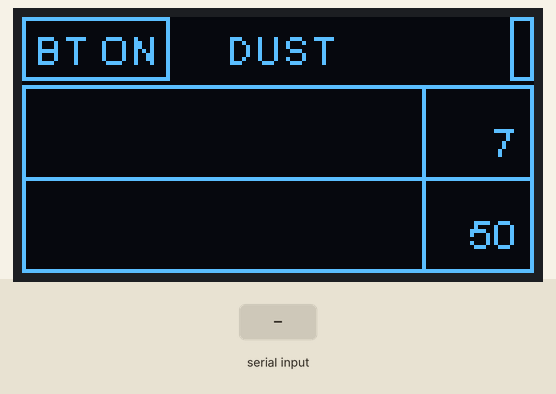
Bench run of a sketch on a simulated ESP8266 (NodeMCU). Shown: 128×64 one-colour display. Inputs (shaded band) come from the test bench. Random numbers use the default seed unless the sketch sets one; what the sketch prints to the serial monitor is not drawn.

Above: at 2.2 s.
2.3 s: "90,45\n" received over the second serial link
At 12.5 s:
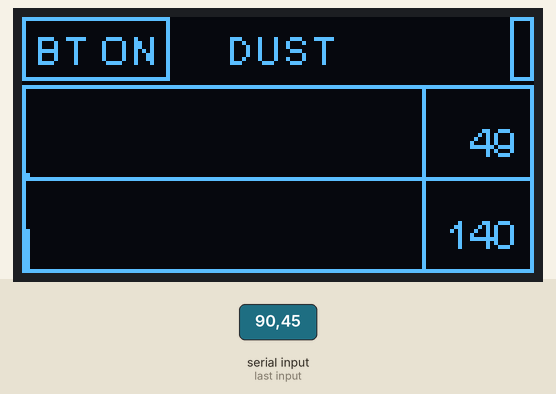
13.2 s: "1\n" received over the second serial link
At 23.2 s:
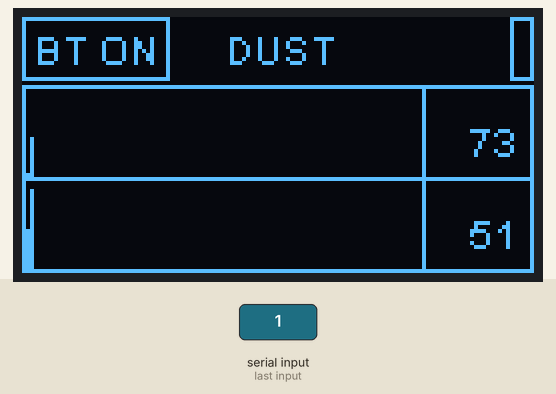
Timing chart, 0 to 24.7 s (numbered marks = the images above; inputs shaded):
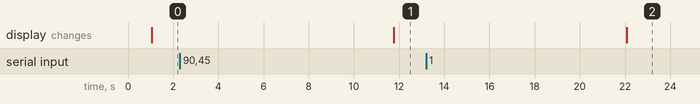

The sketch:

NodeMCU_BT_HC06_SSD1306.ino
```cpp
//
//  FILE : NodeMCU_BT_HC06_SSD1306
//  AUTHOR : nobug (nobug007@gmail.com)
//  CREATED : 27.3.2020
//  HW : NodeMCU & SSD1306 & HC06
//
#include <string.h>
#include <ctype.h>
#include <SoftwareSerial.h>
#include "SSD1306Wire.h" // legacy include: `#include "SSD1306.h"`
#define  graphMax 100


// BT Port Set up
SoftwareSerial bluetooth(D1, D2);   //  TX =  D1, RX =  D2    VCC = UV ( test ) 5V

// Initialize the OLED display using Wire library
SSD1306Wire  display(0x3c, D3, D4);  //D3=SDA  D4=SCL  As per labeling on NodeMCU

int  wifi_status = 0;

int iDust_Arr[graphMax];
int oDust_Arr[graphMax];
int iArr = 0;


int oCal = 50;
//=======================================================================
//                    Power on setup
//=======================================================================


void setup() {
  delay(1000);
  Serial.begin(9600);
  display_init();
    // BT setup
  Serial.println("BT Start");
  bluetooth.begin(9600);
}


//=======================================================================
//                    Main Program Loop
//=======================================================================
void loop() {
    int o_data, i_data;
    o_data = BT_Read()+oCal;
    i_data = (int)random(100);
    drawGraph(i_data,o_data);
    Serial.print("Out Data : ");
    Serial.println(o_data);
    delay(10000);
}

//=======================================================================
//                    Bluetooth Read
//=======================================================================

int BT_Read() {
  char out_data[10];
  int out_i=0;
  char Flag = 'N';

  while (bluetooth.available()) {
      Serial.print(".");
    // 수신 받은 데이터 저장
    out_data[out_i] = (char)bluetooth.read();
    out_data[++out_i] = NULL;
    Flag = 'Y';
    delay(100);
  }

  if ( Flag == 'Y' ) {
       // 수신된 데이터 시리얼 모니터로 출력
        Serial.print("BT Read Out Data :  ");
        Serial.println(out_data);
        Flag = 'N';
  }
  return atoi(out_data);
}

//=======================================================================
//                    Display SSD1306 init
//=======================================================================

void display_init() {
  display.init();
  display.flipScreenVertically();
  display.setFont(ArialMT_Plain_10);
  drawStatus();  //  BT check & WiFi Check
}

//=========================================================================
//
//=========================================================================

void drawStatus() {
  char wifi_String[15];
  // clear the display
   display.clear();
   // Title Display

  display.setTextAlignment(TEXT_ALIGN_CENTER);
  display.drawString(64,2, "DUST");

//  if BT ON
  display.setTextAlignment(TEXT_ALIGN_LEFT);
  display.drawRect(0, 0, display.getStringWidth("BT ON")+6, 16);
  display.drawString(3, 2, "BT ON");

//  if WiFi ON
  display.setTextAlignment(TEXT_ALIGN_RIGHT);
  if ( wifi_status == 1 ) {
    sprintf(wifi_String,"%S","WiFi ON");
  } else {
    sprintf(wifi_String,"%S","WiFi OFF");
  }
  display.drawRect(122-display.getStringWidth(wifi_String),0,display.getStringWidth(wifi_String)+6, 16);
  display.drawString(125,2, wifi_String);

// Graph rectangle
   display.drawRect(0, 17, 128, 47);
   display.drawLine(0, 40, 128, 40);     //  47/2 = 23
   display.drawLine(100, 18, 100, 63);     //  47/2 = 23

  display.display();
}


void drawGraph(int iDust, int oDust) {

   int j=0;
   char cTemp[5];
   int iTemp, oTemp;

   display.setTextAlignment(TEXT_ALIGN_RIGHT);

   display.setColor(BLACK);
   display.fillRect(102, 20, 24, 20);
   display.fillRect(102, 42, 24, 20);

   display.setColor(WHITE);
   sprintf(cTemp,"%d",iDust);
   display.drawString(124,25, cTemp);
   sprintf(cTemp,"%d",oDust);
   display.drawString(124,48, cTemp);

   if ( iDust > 100 ) iDust = 100 ;
   else if ( iDust < 0 ) iDust = 0;
   if ( oDust > 100 ) oDust = 100 ;
   else if ( oDust < 0 ) oDust = 0;


   if ( iArr == graphMax-1) {
     for(j=0;j<graphMax-1;j++) {
       iDust_Arr[j] = iDust_Arr[j+1];
       oDust_Arr[j] = oDust_Arr[j+1];
     }
   }

   iDust_Arr[iArr] = map(iDust,0,100,0,20);  // dust => graph high
   oDust_Arr[iArr] = map(oDust,0,100,0,20);  // dust => graph high


   for(j=0;j<iArr;j++) {
      display.setColor(BLACK);
      display.drawLine(j+1,40,j+1,20);
      display.drawLine(j+1,63,j+1,42);
      display.setColor(WHITE);
      display.drawLine(j+1,40,j+1,40-iDust_Arr[j] );
      display.drawLine(j+1,63,j+1,63-oDust_Arr[j] );
   }

  display.display();
  if (iArr < graphMax-1 ) iArr++;

  Serial.println( iArr);
  delay(100);
}
```
